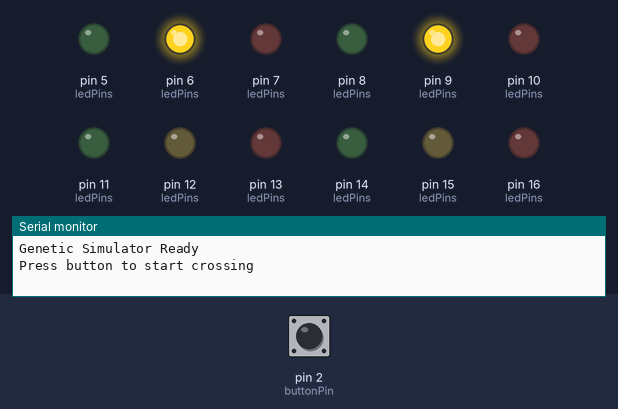
This sketch was run on a simulated Arduino Uno, built with avr-gcc and run on an emulated ATmega328P. Shown: output pins drawn as LEDs (lit = HIGH), the last lines printed to the serial monitor. The test bench sets the inputs (shaded band); at power-on: pin 2 (buttonPin) HIGH. Random numbers use the default seed unless the sketch sets one.

Above: at 1.2 s.
1.3 s: pin 2 (buttonPin) pulled LOW for 1 s
At 3.1 s:
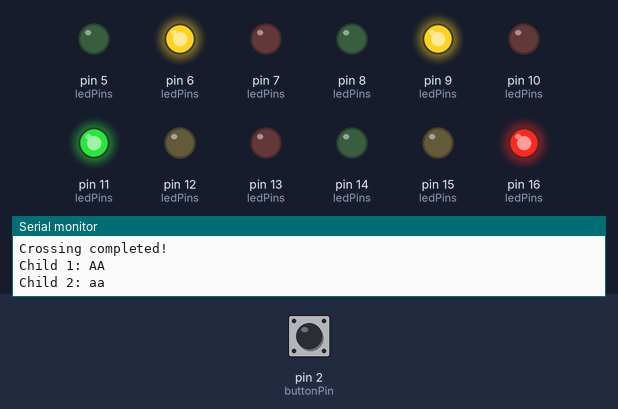
3.8 s: pin 2 (buttonPin) pulled LOW for 0.15 s
At 4.3 s:
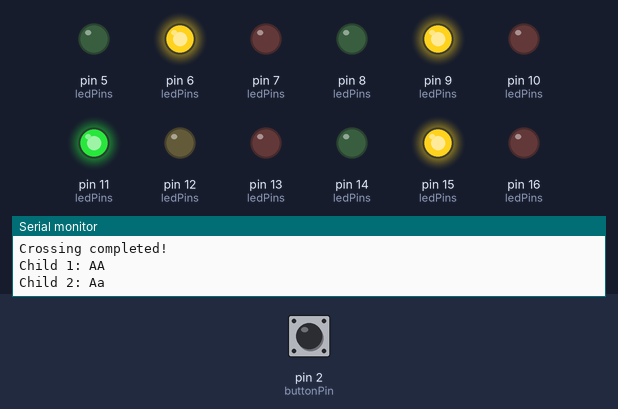
5.4 s: pin 2 (buttonPin) pulled LOW for 3.2 s
At 9.5 s:
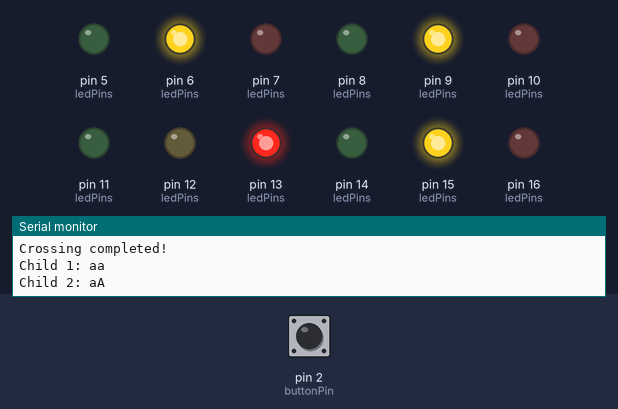
Timing chart, 0 to 11.0 s (numbered marks = the images above; inputs shaded):
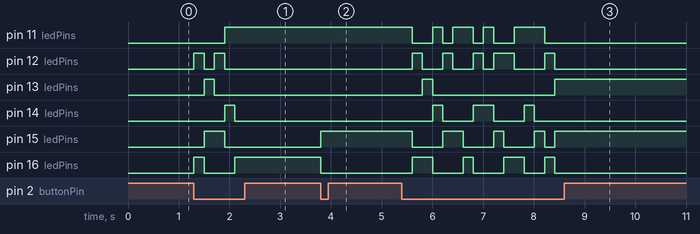

Measured:
- after the input at 1.3 s, pin 11 (ledPins): LOW → HIGH after 0.60 s; pin 12 (ledPins): alternates HIGH for 0.20 s and LOW for 0.20 s, 4 changes in all, then stays LOW, starting at once
- after the input at 3.8 s, pin 15 (ledPins): LOW → HIGH at once; pin 16 (ledPins): HIGH → LOW at once
- after the input at 5.4 s, pin 11 (ledPins): HIGH → LOW after 0.20 s, → HIGH 0.40 s later, → LOW 0.20 s later, → HIGH 0.20 s later, … (9 changes in this stretch); pin 12 (ledPins): LOW → HIGH after 0.20 s, → LOW 0.20 s later, → HIGH 0.40 s later, → LOW 0.20 s later, … (10 changes in this stretch)

The sketch:

kod_21.4.ino
```cpp
// Genetic Crossover Simulator - Arduino Uno

struct Individual {
    char gene1;
    char gene2;
};

Individual mother = {'A', 'a'};
Individual father = {'A', 'a'};
Individual child1;
Individual child2;

const int ledPins[4][3] = {
    {5, 6, 7},
    {8, 9, 10},
    {11, 12, 13},
    {14, 15, 16}
};

const int buttonPin = 2;
unsigned long lastPress = 0;

void setup() {
    Serial.begin(9600);
    randomSeed(analogRead(A5));
    pinMode(buttonPin, INPUT_PULLUP);

    for (int person = 0; person < 4; person++) {
        for (int color = 0; color < 3; color++) {
            pinMode(ledPins[person][color], OUTPUT);
            digitalWrite(ledPins[person][color], LOW);
        }
    }

    Serial.println("Genetic Simulator Ready");
    Serial.println("Press button to start crossing");

    displayGenotype(0, mother);
    displayGenotype(1, father);

    for (int color = 0; color < 3; color++) {
        digitalWrite(ledPins[2][color], LOW);
        digitalWrite(ledPins[3][color], LOW);
    }
}

void loop() {
    if (digitalRead(buttonPin) == LOW && millis() - lastPress > 200) {
        lastPress = millis();

        calculateAndDisplayChildren();

        Serial.println("Crossing completed!");
        Serial.print("Child 1: ");
       Serial.print(child1.gene1);
        Serial.println(child1.gene2);
        Serial.print("Child 2: ");
        Serial.print(child2.gene1);
        Serial.println(child2.gene2);
    }
}

void calculateAndDisplayChildren() {
    geneticCalculate(&child1);
    displayGenotype(2, child1);
    geneticCalculate(&child2);
    displayGenotype(3, child2);
}

void geneticCalculate(Individual* child) {
    child->gene1 = random(2) ? mother.gene1 : mother.gene2;
    child->gene2 = random(2) ? father.gene1 : father.gene2;
}

void displayGenotype(int person, Individual individual) {
    for (int color = 0; color < 3; color++) {
        digitalWrite(ledPins[person][color], LOW);
    }

    int dominantCount = 0;
    if (individual.gene1 == 'A') dominantCount++;
    if (individual.gene2 == 'A') dominantCount++;

    if (dominantCount == 2) {
        digitalWrite(ledPins[person][0], HIGH);
    } else if (dominantCount == 1) {
        digitalWrite(ledPins[person][1], HIGH);
    } else if (dominantCount == 0) {
        digitalWrite(ledPins[person][2], HIGH);
    }
}
```
